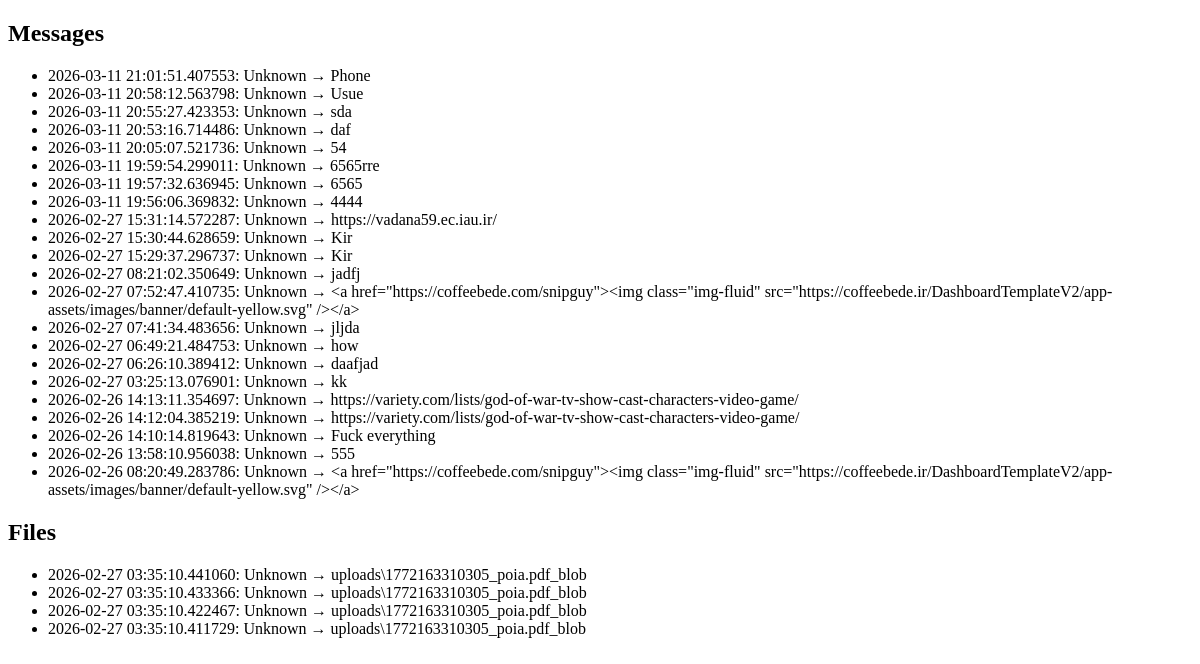
Before: /history with the older database file.
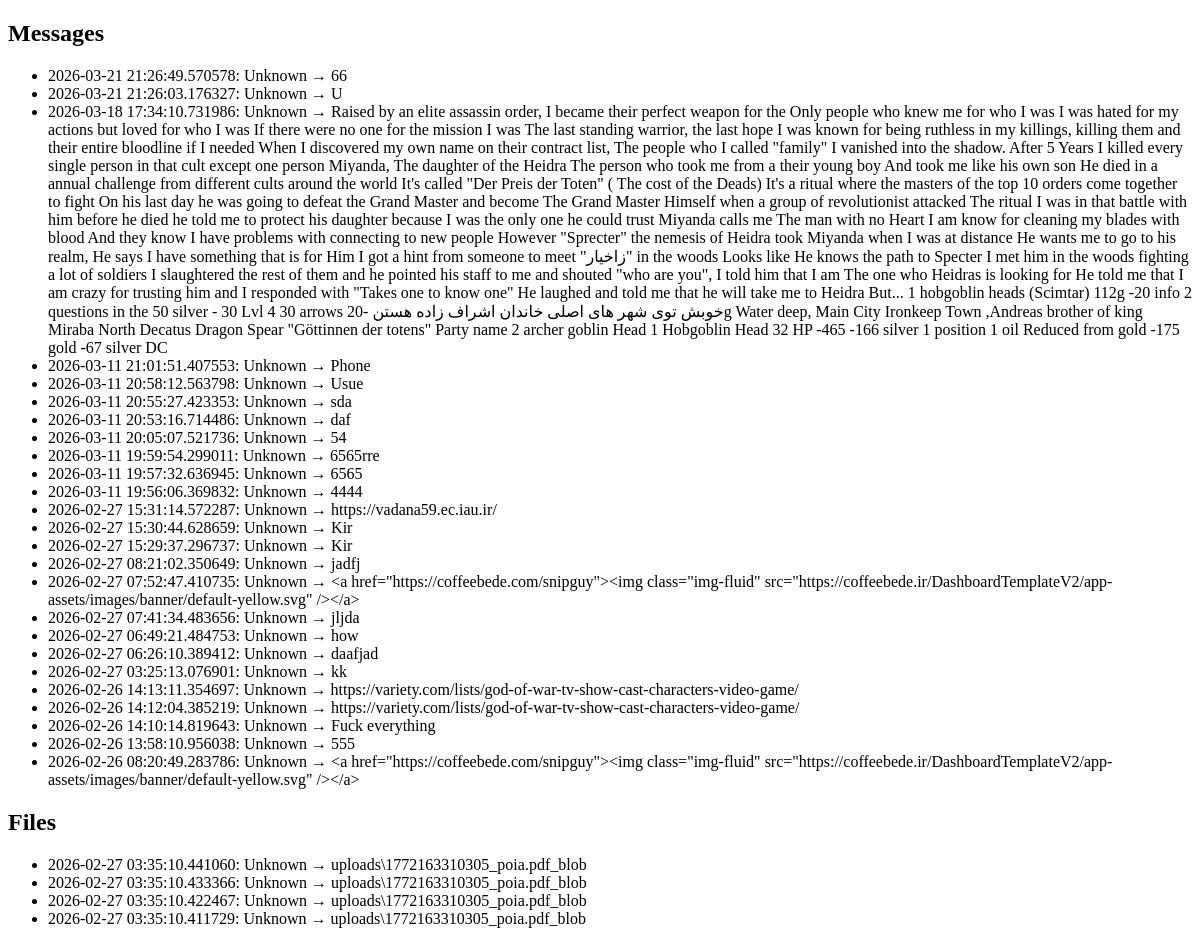
After: the same page with the newer database file.
### main.py (models this page shows)
class Message(db.Model):
    id = db.Column(db.Integer, primary_key=True)
    content = db.Column(db.String, nullable=False)
    sender = db.Column(db.String, nullable=False)
    timestamp = db.Column(db.DateTime, default=datetime.datetime.utcnow)

class UploadHistory(db.Model):
    id = db.Column(db.Integer, primary_key=True)
    filename = db.Column(db.String, nullable=False)
    sender = db.Column(db.String, nullable=False)
    timestamp = db.Column(db.DateTime, default=datetime.datetime.utcnow)

### main.py (the view)
@app.route("/history")
def show_history():
    messages = Message.query.order_by(Message.timestamp.desc()).all()
    uploads = UploadHistory.query.order_by(UploadHistory.timestamp.desc()).all()
    return render_template("history.html", messages=messages, uploads=uploads)

### main.py (called while the page is built)
@app.before_request
def capture_user_agent():
    ua = request.headers.get("User-Agent")
    print("Connected device UA:", ua)
    device = session.get("device_name", "Unknown Device")

### templates/history.html
<!DOCTYPE html>
<html>
<head><title>History</title></head>
<body>
<h2>Messages</h2>
<ul>
  {% for msg in messages %}
    <li>{{msg.timestamp}}: {{ msg.sender }} → {{ msg.content }}</li>
  {% endfor %}
</ul>
<h2>Files</h2>
<ul>
  {% for up in uploads %}
    <li>{{up.timestamp}}: {{ up.sender }} → {{ up.filename }}</li>
  {% endfor %}
</ul>
</body>
</html>

Changed rows visible on the page:
added Message: timestamp "2026-03-21 21:26:49.570578", sender "Unknown", content "66"
added Message: timestamp "2026-03-21 21:26:03.176327", sender "Unknown", content "U"
added Message: timestamp "2026-03-18 17:34:10.731986", sender "Unknown", content "Raised by an elite assassin order, I became their perfect weapon for the Only people who knew me for who I was I was hated for my actions but loved for who I was If there were no one for the mission I was The last standing warrior, the last hope I was known for being ruthless in my killings, killing them and their entire bloodline if I needed When I discovered my own name on their contract list, The people who I called \"family\" I vanished into the shadow. After 5 Years I killed every single person in that cult except one person Miyanda, The daughter of the Heidra The person who took me from a their young boy And took me like his own son He died in a annual challenge from different cults…"
